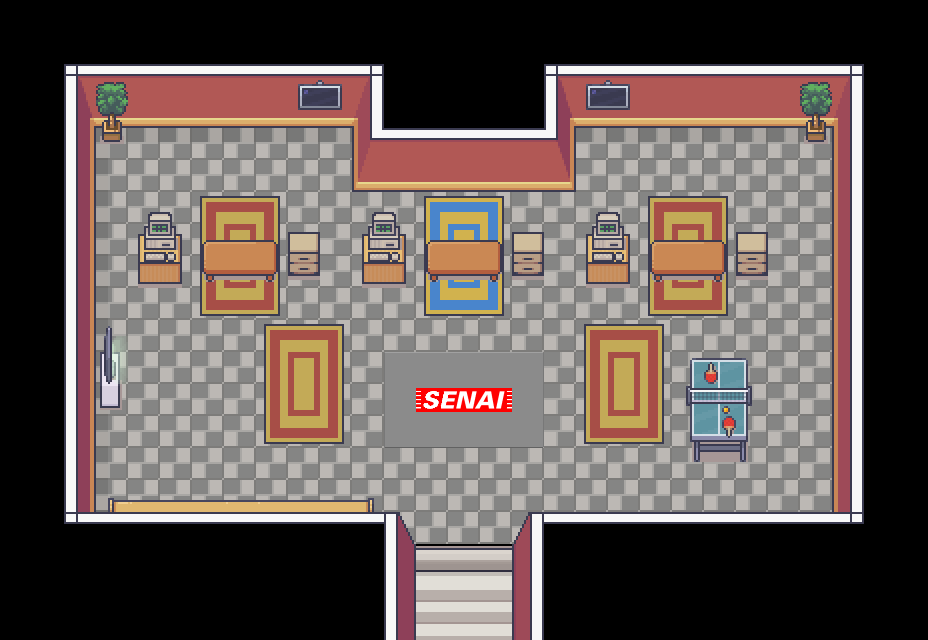

Below is a game level as drawn by its tile map, then a one-line description and the .tmx that defines it (tile-layer data replaced by summaries):
An orthogonal 29x20 tile map with 32x32 px tiles, 8 tile layers (Piso, Tapetes, Paredes, Moveis, ...), 6 tilesets and 17 objects (3x gavetas_stand, 3x pc_stand, 2x vaso_planta, player_spawn, npc_a, ...).

<map version="1.10" tiledversion="1.10.2" orientation="orthogonal" renderorder="right-down" width="29" height="20" tilewidth="32" tileheight="32" infinite="0" nextlayerid="11" nextobjectid="19">
 <tileset firstgid="1" source="tileset_paredes.tsx" />
 <tileset firstgid="8285" source="tileset_generic.tsx" />
 <tileset firstgid="9533" source="tileset_estoque.tsx" />
 <tileset firstgid="10333" source="tileset_biblioteca.tsx" />
 <tileset firstgid="10877" source="tapete.tsx" />
 <tileset firstgid="10892" source="titleset_paredes.tsx" />
 <layer id="1" name="Piso" width="29" height="20">
  <data>[580 cells, 290 non-empty, 2 distinct tile ids]</data>
 </layer>
 <layer id="2" name="Tapetes" width="29" height="20">
  <data>[580 cells, 81 non-empty, 40 distinct tile ids]</data>
 </layer>
 <layer id="3" name="Paredes" width="29" height="20">
  <data>[580 cells, 134 non-empty, 32 distinct tile ids]</data>
 </layer>
 <objectgroup id="10" name="Personagens">
  <object id="15" name="player_spawn" x="464.667" y="497.333">
   <point />
  </object>
  <object id="16" name="npc_a" x="239.818" y="221.818">
   <point />
  </object>
  <object id="17" name="npc_b" x="463.455" y="222">
   <point />
  </object>
  <object id="18" name="npc_c" x="687.455" y="222.182">
   <point />
  </object>
 </objectgroup>
 <layer id="4" name="Moveis" width="29" height="20">
  <data>[580 cells, 70 non-empty, 35 distinct tile ids]</data>
 </layer>
 <layer id="5" name="AcimaMoveis" width="29" height="20">
  <data>[580 cells, 23 non-empty, 12 distinct tile ids]</data>
 </layer>
 <layer id="6" name="MaisAcimaMoveis" width="29" height="20">
  <data>[580 cells, 2 non-empty, 2 distinct tile ids]</data>
 </layer>
 <objectgroup id="9" name="ObjetosColisores" opacity="0">
  <object id="1" name="mesa_tenis" x="686" y="364.875" width="66.125" height="96.75" />
  <object id="3" name="mesa_stand_a" x="202" y="240.364" width="76" height="41.2727" />
  <object id="4" name="mesa_stand_b" x="426.333" y="239.697" width="76" height="41.2727" />
  <object id="5" name="mesa_stand_c" x="650" y="239.697" width="76" height="41.2727" />
  <object id="6" name="vaso_planta" x="102.333" y="120" width="19.3333" height="21.3333" />
  <object id="7" name="vaso_planta" x="806.333" y="120" width="19.3333" height="21.3333" />
  <object id="8" name="gavetas_stand" x="735.879" y="237.455" width="31.8788" height="38.606" />
  <object id="9" name="gavetas_stand" x="512.102" y="237.364" width="31.8788" height="38.606" />
  <object id="10" name="gavetas_stand" x="288.061" y="237.197" width="31.8788" height="38.606" />
  <object id="11" name="pc_stand" x="137.879" y="233.742" width="43.8788" height="50.0605" />
  <object id="12" name="pc_stand" x="362.061" y="233.47" width="43.8788" height="50.0605" />
  <object id="13" name="pc_stand" x="586.061" y="232.97" width="43.8788" height="50.0605" />
  <object id="14" name="mesa_tv" x="99.6061" y="359.197" width="20.6061" height="48.9696" />
 </objectgroup>
 <layer id="7" name="Teto" width="29" height="20">
  <data>[580 cells, 12 non-empty, 8 distinct tile ids]</data>
 </layer>
 <layer id="8" name="BlocosColisores" width="29" height="20" opacity="0" offsetx="138" offsety="100">
  <properties>
   <property name="solid" type="bool" value="true" />
  </properties>
  <data>[580 cells, 86 non-empty, 2 distinct tile ids]</data>
 </layer>
</map>
